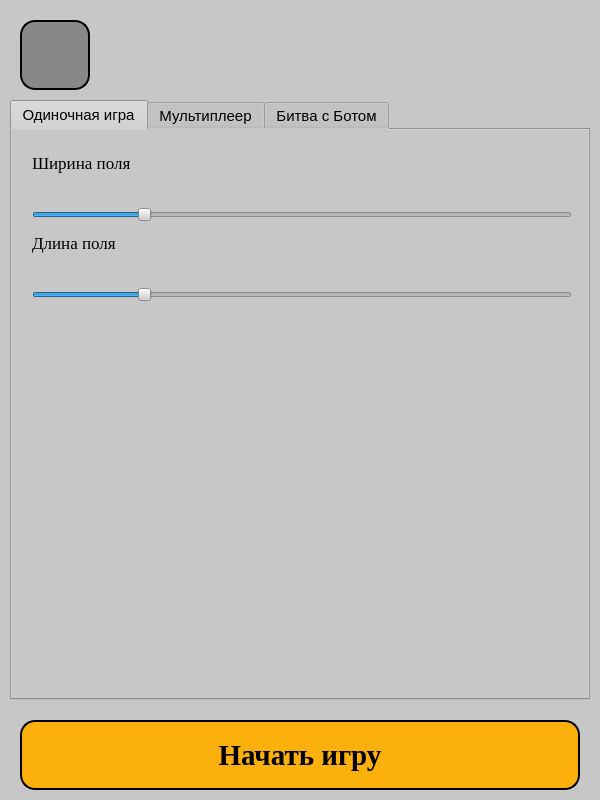
<?xml version="1.0" encoding="UTF-8"?>
<ui version="4.0">
 <class>Form</class>
 <widget class="QWidget" name="Form">
  <property name="geometry">
   <rect>
    <x>0</x>
    <y>0</y>
    <width>600</width>
    <height>800</height>
   </rect>
  </property>
  <property name="windowTitle">
   <string>Form</string>
  </property>
  <property name="styleSheet">
   <string notr="true">background-color: rgb(199, 199, 199);
</string>
  </property>
  <widget class="QPushButton" name="btn_play_game">
   <property name="geometry">
    <rect>
     <x>20</x>
     <y>720</y>
     <width>560</width>
     <height>70</height>
    </rect>
   </property>
   <property name="font">
    <font>
     <family>Times New Roman</family>
     <pointsize>22</pointsize>
     <weight>75</weight>
     <bold>true</bold>
    </font>
   </property>
   <property name="styleSheet">
    <string notr="true">background-color: rgb(255, 174, 0, 240);
border-radius: 15px;
border-color: black;
border-style: outset;
border-width: 2px;
border-radius: 15px;</string>
   </property>
   <property name="text">
    <string>Начать игру</string>
   </property>
  </widget>
  <widget class="QPushButton" name="btn_back">
   <property name="geometry">
    <rect>
     <x>20</x>
     <y>20</y>
     <width>70</width>
     <height>70</height>
    </rect>
   </property>
   <property name="styleSheet">
    <string notr="true">background-color: rgb(136, 136, 136);
border-radius: 15px;
border-color: black;
border-style: outset;
border-width: 2px;
border-radius: 15px;</string>
   </property>
   <property name="text">
    <string/>
   </property>
  </widget>
  <widget class="QTabWidget" name="tab_games">
   <property name="geometry">
    <rect>
     <x>10</x>
     <y>100</y>
     <width>580</width>
     <height>600</height>
    </rect>
   </property>
   <property name="font">
    <font>
     <pointsize>11</pointsize>
    </font>
   </property>
   <property name="styleSheet">
    <string notr="true">background-color: rgb(199, 199, 199);
</string>
   </property>
   <property name="currentIndex">
    <number>0</number>
   </property>
   <widget class="QWidget" name="singlepleer">
    <attribute name="title">
     <string>Одиночная игра</string>
    </attribute>
    <widget class="QSlider" name="X_size_of_frame">
     <property name="geometry">
      <rect>
       <x>20</x>
       <y>70</y>
       <width>540</width>
       <height>30</height>
      </rect>
     </property>
     <property name="minimum">
      <number>3</number>
     </property>
     <property name="maximum">
      <number>8</number>
     </property>
     <property name="value">
      <number>4</number>
     </property>
     <property name="orientation">
      <enum>Qt::Horizontal</enum>
     </property>
    </widget>
    <widget class="QLabel" name="label">
     <property name="geometry">
      <rect>
       <x>20</x>
       <y>20</y>
       <width>150</width>
       <height>25</height>
      </rect>
     </property>
     <property name="font">
      <font>
       <family>Times New Roman</family>
       <pointsize>13</pointsize>
      </font>
     </property>
     <property name="text">
      <string>Ширина поля</string>
     </property>
    </widget>
    <widget class="QLabel" name="label_2">
     <property name="geometry">
      <rect>
       <x>20</x>
       <y>100</y>
       <width>150</width>
       <height>25</height>
      </rect>
     </property>
     <property name="font">
      <font>
       <family>Times New Roman</family>
       <pointsize>13</pointsize>
      </font>
     </property>
     <property name="text">
      <string>Длина поля</string>
     </property>
    </widget>
    <widget class="QSlider" name="Y_size_of_frame">
     <property name="geometry">
      <rect>
       <x>20</x>
       <y>150</y>
       <width>540</width>
       <height>30</height>
      </rect>
     </property>
     <property name="minimum">
      <number>3</number>
     </property>
     <property name="maximum">
      <number>8</number>
     </property>
     <property name="value">
      <number>4</number>
     </property>
     <property name="orientation">
      <enum>Qt::Horizontal</enum>
     </property>
    </widget>
   </widget>
   <widget class="QWidget" name="multipleer">
    <attribute name="title">
     <string>Мультиплеер</string>
    </attribute>
   </widget>
   <widget class="QWidget" name="botpleer">
    <attribute name="title">
     <string>Битва с Ботом</string>
    </attribute>
   </widget>
  </widget>
 </widget>
 <resources/>
 <connections/>
</ui>
